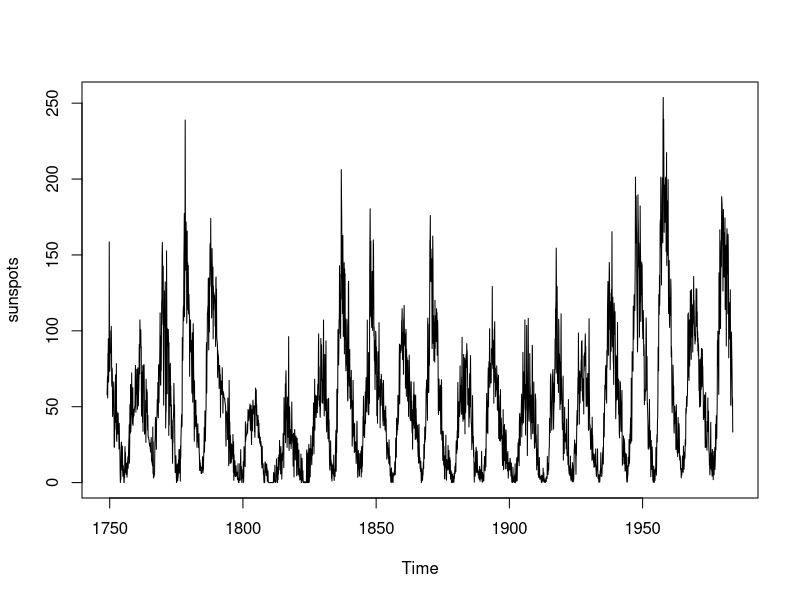
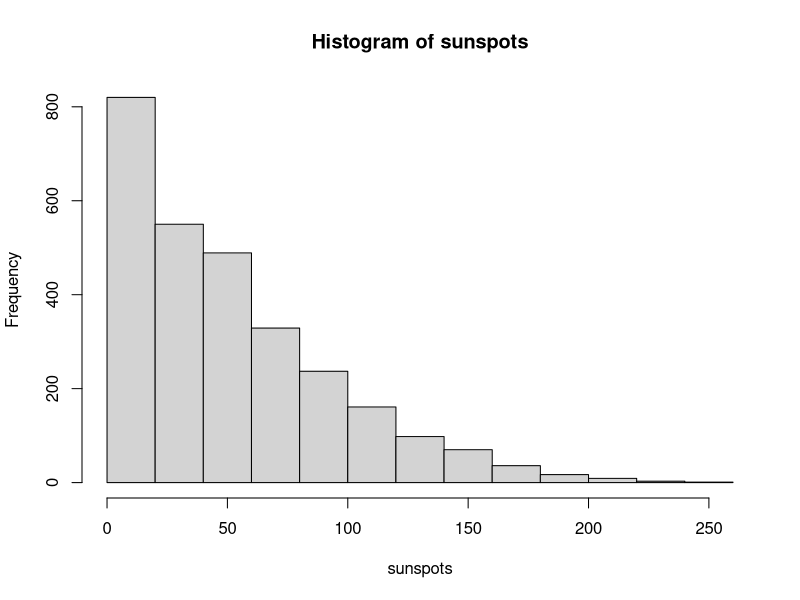
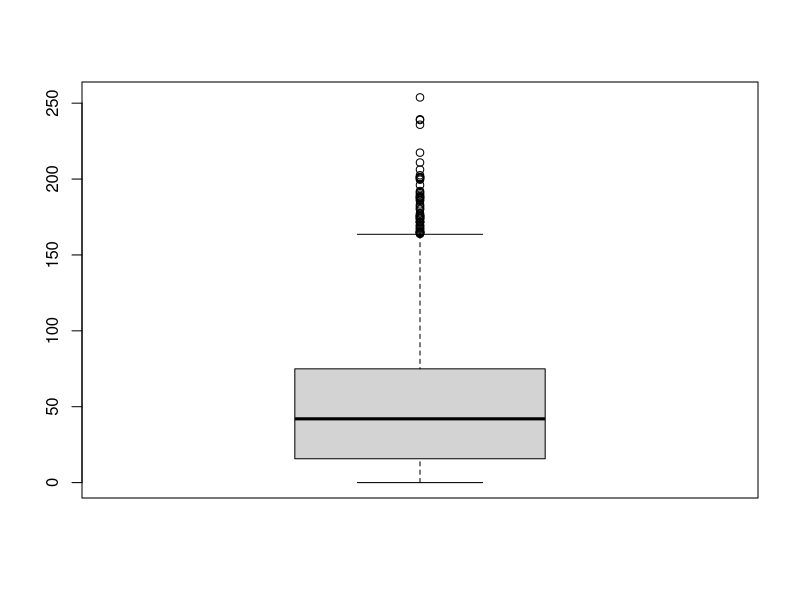
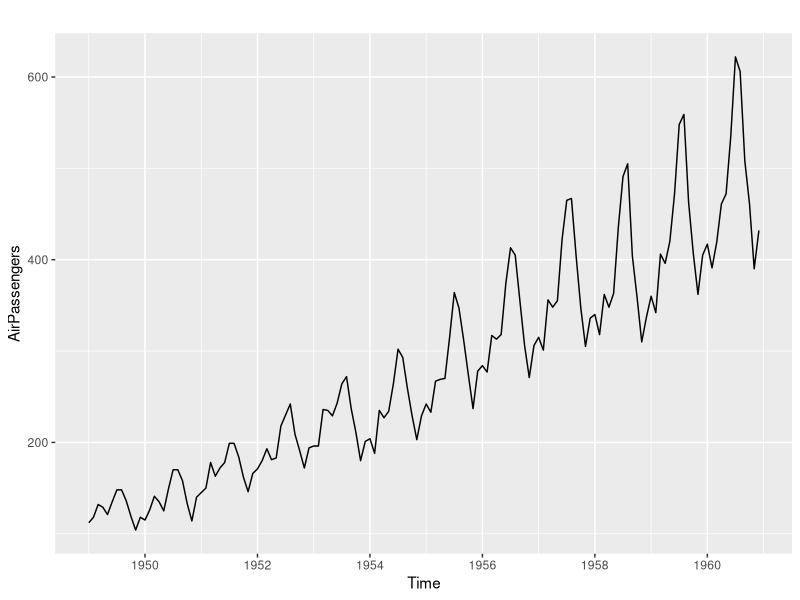
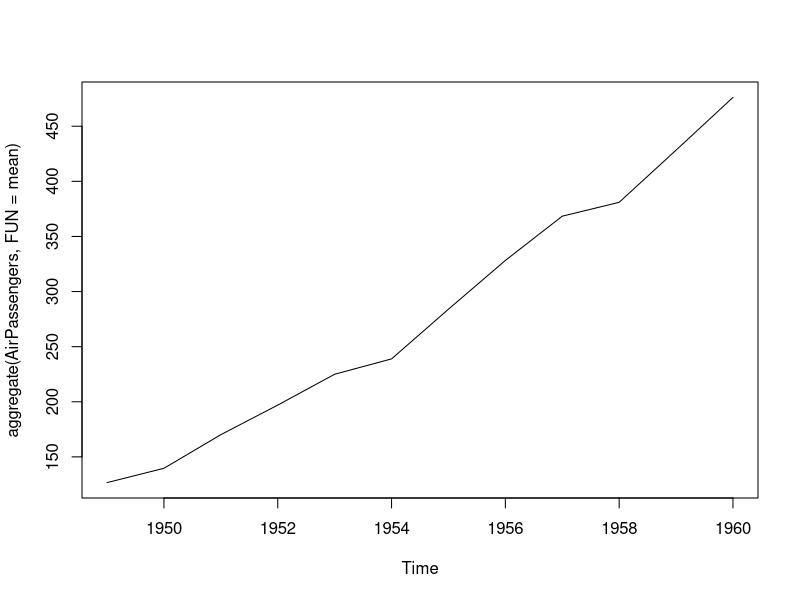

Write R code to recreate these figures, in order.
help("sunspots")
min(sunspots)
max(sunspots)
median(sunspots)
mean(sunspots)
summary(sunspots)


start(sunspots)
end(sunspots)

frequency(sunspots)

sun2 <- window(sunspots, start=c(1749,1), end = c(1763,12))
sun2

plot(sunspots)
hist(sunspots)
boxplot(sunspots)

library(ggplot2)
library(forecast)

autoplot(AirPassengers)

plot(aggregate(AirPassengers, FUN=mean))